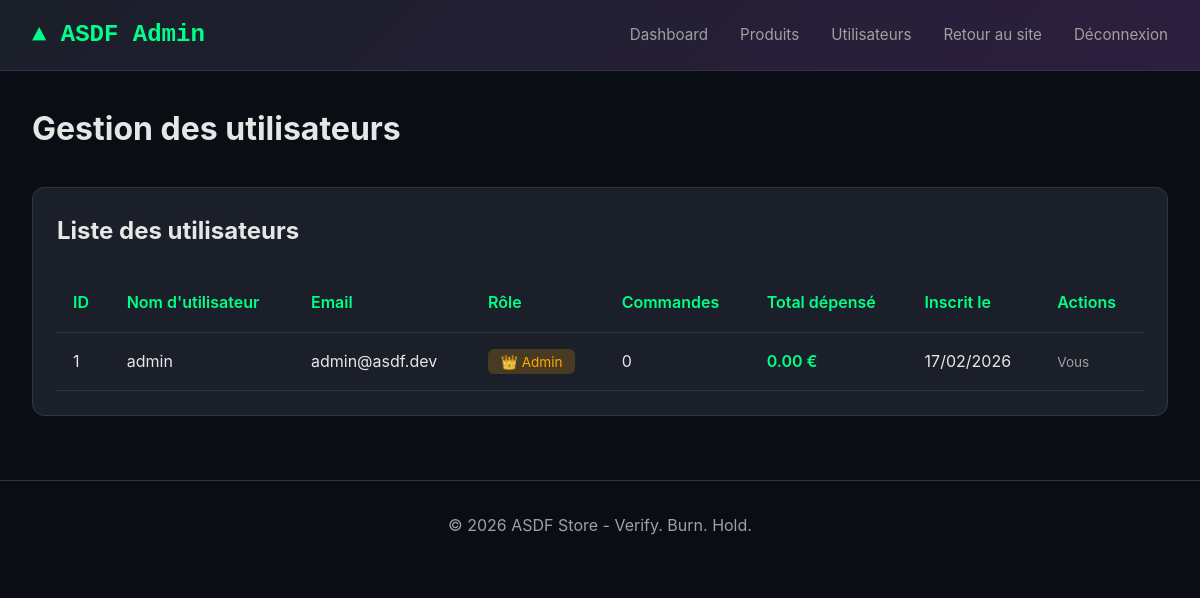
The page /admin/users.php (signed in) on the database its author committed.
### tables this page shows
CREATE TABLE IF NOT EXISTS users (
    id INT AUTO_INCREMENT PRIMARY KEY,
    username VARCHAR(50) UNIQUE NOT NULL,
    email VARCHAR(100) UNIQUE NOT NULL,
    password_hash VARCHAR(255) NOT NULL,
    role ENUM('user', 'admin') DEFAULT 'user',
    created_at TIMESTAMP DEFAULT CURRENT_TIMESTAMP,
    INDEX idx_username (username),
    INDEX idx_email (email)
);

### includes/config.php (called while the page is built, shortened)
<?php
function echapper($str) {
    return htmlspecialchars($str ?? '', ENT_QUOTES, 'UTF-8');
}
function format_prix($prix) {
    return number_format($prix, 2, '.', ',') . ' €';
}

### admin/users.php (the view, shortened to what this page needs)
<?php
require_once '../includes/config.php';
$users = $pdo->query("
    SELECT
        u.*,
        COUNT(DISTINCT c.id) as total_commandes,
        COALESCE(SUM(c.total), 0) as total_depense
    FROM users u
    LEFT JOIN commandes c ON u.id = c.user_id
    GROUP BY u.id
    ORDER BY u.created_at DESC
")->fetchAll();
include '../includes/header-admin.php';
?>
<h1 style="margin-bottom: 2rem;">Gestion des utilisateurs</h1>
<div class="card">
    <h2 style="margin-bottom: 1.5rem;">Liste des utilisateurs</h2>
    <table>
        <thead>
            <tr>
                <th>ID</th>
                <th>Nom d'utilisateur</th>
                <th>Email</th>
                <th>Rôle</th>
                <th>Commandes</th>
                <th>Total dépensé</th>
                <th>Inscrit le</th>
                <th>Actions</th>
            </tr>
        </thead>
        <tbody>
            <?php foreach ($users as $user): ?>
                <tr>
                    <td><?= $user['id'] ?></td>
                    <td><?= echapper($user['username']) ?></td>
                    <td><?= echapper($user['email']) ?></td>
                    <td>
                        <span style="padding: 0.3rem 0.8rem; border-radius: 6px; font-size: 0.85rem;
                                     background: <?= $user['role'] === 'admin' ? 'rgba(255,170,0,0.2)' : 'rgba(0,255,136,0.2)' ?>;
                                     color: <?= $user['role'] === 'admin' ? 'var(--warning)' : 'var(--success)' ?>;">
                            <?= $user['role'] === 'admin' ? '👑 Admin' : '👤 User' ?>
                        </span>
                    </td>
                    <td><?= $user['total_commandes'] ?></td>
                    <td style="color: var(--accent); font-weight: 600;">
                        <?= format_prix($user['total_depense']) ?>
                    </td>
                    <td><?= date('d/m/Y', strtotime($user['created_at'])) ?></td>
                    <td>
                        <?php if ($user['id'] === $_SESSION['user_id']): ?>
                            <span style="color: var(--text-secondary); font-size: 0.85rem;">Vous</span>
                        <?php endif; ?>
                    </td>
                </tr>
            <?php endforeach; ?>
        </tbody>
    </table>
</div>
<?php include '../includes/footer.php'; ?>

### assets/css/style.css (style rules this page uses)
:root { --bg-primary: #0a0e14; --bg-secondary: #1a1f29; --bg-tertiary: #252c38; --text-primary: #e6e6e6; --text-secondary: #a0a0a0; --accent: #00ff88; --accent-hover: #00cc6a; --border: #2d3748; --danger: #ff4444; --warning: #ffaa00; --success: #00ff88; }
* { margin: 0; padding: 0; box-sizing: border-box; }
body { font-family: -apple-system, BlinkMacSystemFont, 'SF Pro Display', 'Segoe UI', 'Helvetica Neue', Arial, sans-serif; background: var(--bg-primary); color: var(--text-primary); line-height: 1.6; min-height: 100vh; }
.card { background: var(--bg-secondary); border: 1px solid var(--border); border-radius: 12px; padding: 1.5rem; margin-bottom: 1.5rem; }
table { width: 100%; border-collapse: collapse; }
th, td { padding: 1rem; text-align: left; border-bottom: 1px solid var(--border); }
th { color: var(--accent); font-weight: 600; }

### rows shown on the page
users: id "1", username "admin", email "admin@asdf.dev", role "👑 Admin", total_commandes "0", total_depense "0.00 €", created_at "17/02/2026", shows "Vous"
